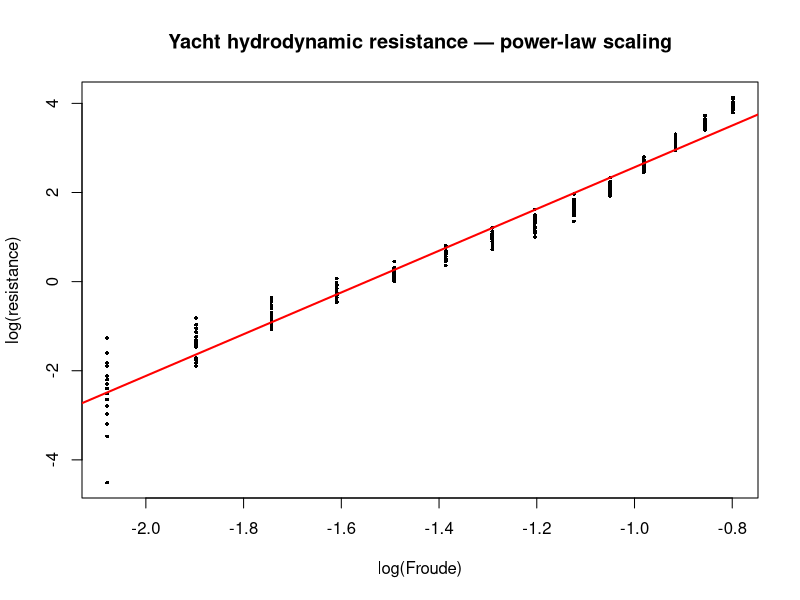
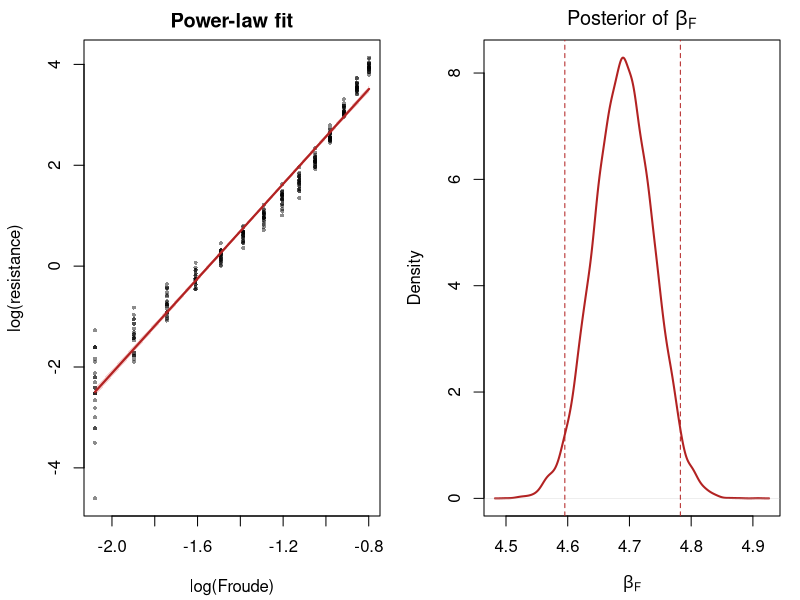
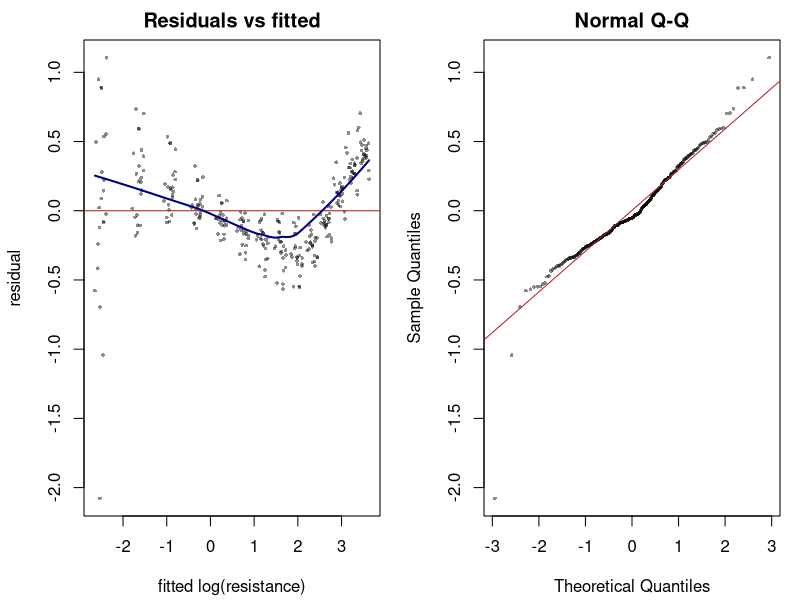

These charts were generated, in order, by the following R code:
## ---- chunk 1
rm(list=ls())
# Yacht hydrodynamics — UCI #243
yh = read.csv("data/yacht_hydro.csv")
dim(yh)
head(yh)
summary(yh)

# The power-law in Fn is best seen on log-log axes (drop F=0 rows if any)
plot(log(yh$Froude), log(yh$resistance + 1e-3),
     pch = 16, cex = 0.5,
     xlab = "log(Froude)", ylab = "log(resistance)",
     main = "Yacht hydrodynamic resistance — power-law scaling")
abline(lm(log(resistance + 1e-3) ~ log(Froude), data = yh),
       col = "red", lwd = 2)
## ---- chunk 2
set.seed(2026)
yh$log_res <- log(yh$resistance)   # no offset: min(resistance) = 0.01 > 0
yh$log_Fr  <- log(yh$Froude)

predictors <- c("log_Fr", "LCB", "prismatic", "L_disp", "beam_draught", "L_beam")
form <- as.formula(paste("log_res ~", paste(predictors, collapse = " + ")))

X <- model.matrix(form, data = yh); y <- yh$log_res
n <- nrow(X); p <- ncol(X)

XtX_inv  <- solve(crossprod(X))
beta_hat <- as.vector(XtX_inv %*% crossprod(X, y))   # OLS = posterior mean
names(beta_hat) <- colnames(X)
resid <- y - X %*% beta_hat
s2    <- as.numeric(crossprod(resid)) / (n - p)
## ---- chunk 3
## Monte Carlo draws from the Normal-Inverse-Gamma posterior:
##   sigma^2 | y      ~ Inv-Gamma( (n-p)/2 , (n-p)s2/2 )
##   beta | sigma^2,y ~ N( beta_hat , sigma^2 (X'X)^{-1} )
M <- 20000
sigma2_draws <- (n - p) * s2 / rchisq(M, df = n - p)
L <- chol(XtX_inv)
beta_draws <- matrix(0, M, p, dimnames = list(NULL, colnames(X)))
for (m in seq_len(M)) {
  beta_draws[m, ] <- beta_hat + sqrt(sigma2_draws[m]) * as.vector(crossprod(L, rnorm(p)))
}

post_ci <- t(apply(beta_draws, 2, quantile, probs = c(0.025, 0.975)))
summ <- data.frame(
  mean  = colMeans(beta_draws),
  sd    = apply(beta_draws, 2, sd),
  q2.5  = post_ci[, 1],
  q97.5 = post_ci[, 2],
  P_gt0 = colMeans(beta_draws > 0)
)
round(summ, 4)
cat("R^2 =", round(1 - sum(resid^2)/sum((y - mean(y))^2), 4),
    "  residual sd =", round(sqrt(s2), 4), "\n")
## ---- chunk 4
bF <- beta_draws[, "log_Fr"]
cat(sprintf("beta_F: mean = %.3f, 95%% CI = [%.3f, %.3f], P(beta_F > 4) = %.3f\n",
            mean(bF), quantile(bF, .025), quantile(bF, .975), mean(bF > 4)))
## ---- chunk 5
op <- par(mfrow = c(1, 2), mar = c(4.2, 4.2, 2, 1))

## (a) log-log scatter with posterior-mean line and 95% credible band
xg <- seq(min(yh$log_Fr), max(yh$log_Fr), length.out = 120)
hull_means <- colMeans(yh[, c("LCB","prismatic","L_disp","beam_draught","L_beam")])
Xg <- cbind(1, xg, matrix(rep(hull_means, each = length(xg)), nrow = length(xg)))
band <- apply(Xg %*% t(beta_draws), 1, quantile, probs = c(0.025, 0.5, 0.975))
plot(yh$log_Fr, yh$log_res, pch = 16, cex = 0.55, col = rgb(0,0,0,0.45),
     xlab = "log(Froude)", ylab = "log(resistance)", main = "Power-law fit")
polygon(c(xg, rev(xg)), c(band[1,], rev(band[3,])), col = rgb(.85,.1,.1,.18), border = NA)
lines(xg, band[2,], col = "firebrick", lwd = 2.2)

## (b) Monte Carlo posterior of beta_F
plot(density(bF), col = "firebrick", lwd = 2, main = expression("Posterior of "*beta[F]),
     xlab = expression(beta[F]))
abline(v = quantile(bF, c(.025, .975)), col = "firebrick", lty = 2)
abline(v = 4, col = "navy", lwd = 2)
par(op)
## ---- chunk 6
op <- par(mfrow = c(1, 2), mar = c(4.2, 4.2, 2, 1))
fitted_vals <- as.vector(X %*% beta_hat)
plot(fitted_vals, resid, pch = 16, cex = 0.5, col = rgb(0,0,0,0.45),
     xlab = "fitted log(resistance)", ylab = "residual", main = "Residuals vs fitted")
abline(h = 0, col = "firebrick"); lines(lowess(fitted_vals, resid), col = "navy", lwd = 2)
qqnorm(resid, pch = 16, cex = 0.5, col = rgb(0,0,0,0.45), main = "Normal Q-Q")
qqline(resid, col = "firebrick")
par(op)
